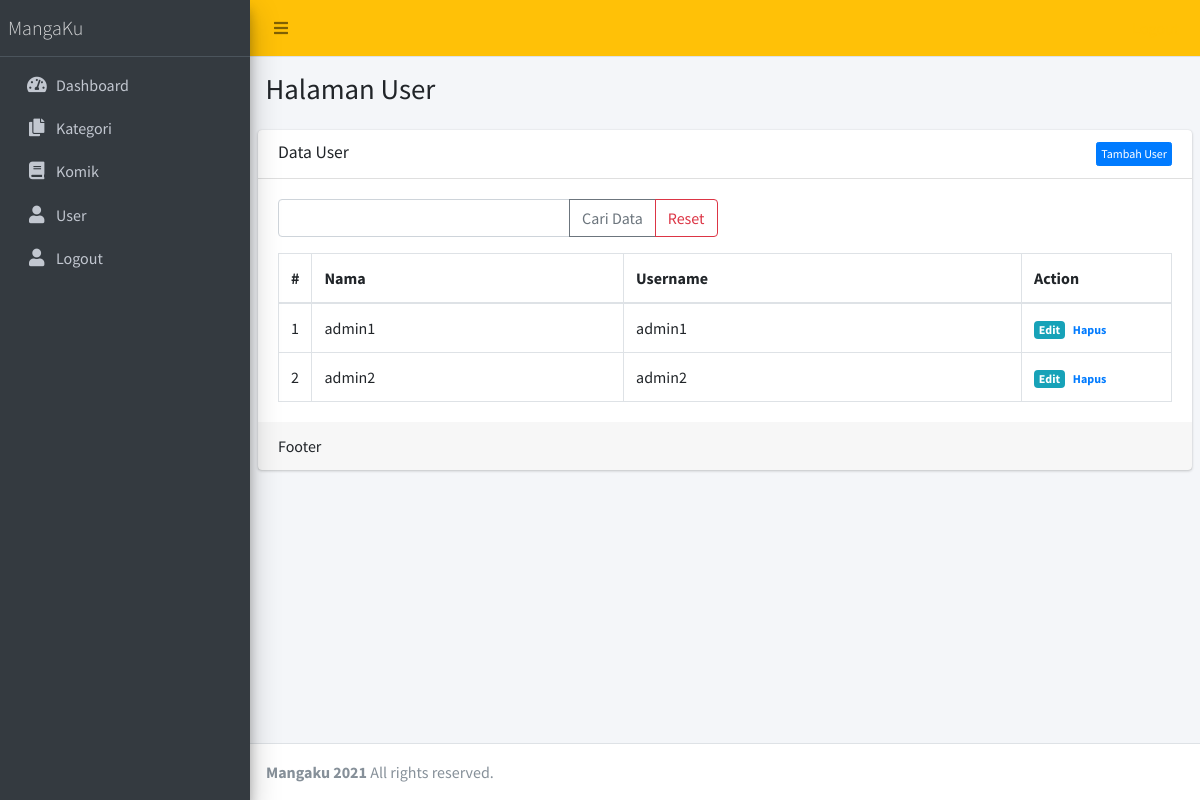
Page /public/user (signed in) on the committed database.
### tables this page shows
CREATE TABLE `user` (
  `id` int(11) NOT NULL,
  `nama` varchar(50) DEFAULT NULL,
  `username` varchar(25) NOT NULL,
  `password` varchar(8) NOT NULL
);

### app/core/Controller.php (called while the page is built, shortened)
<?php
class Controller{
    public function view($view, $data = [])
{
require_once '../app/views/' . $view . '.php';
}
public function model($model)
{
return new $model;
}
}

### app/controllers/User.php (called while the page is built, shortened)
<?php
class User extends Controller {
public function index()
{
    $data['title'] = 'Data User';
    $data['user'] = $this->model('UserModel')->getAllUser();
    $this->view('user/index', $data);
}
}

### app/core/App.php (called while the page is built, shortened)
<?php
class App{
	protected $method = 'index';
	protected $params = [];
	public function __construct(){
		$this->controller = new $this->controller;
		call_user_func_array([$this->controller, $this->method], $this->params);
	}
}

### public/index.php (called while the page is built, shortened)
<?php
$app = new App;

### app/core/Database.php (called while the page is built, shortened)
<?php
class Database{
	private $host = DB_HOST;
	private $user = DB_USER;
	private $pass = DB_PASS;
	private $dbnm = DB_NAME;
	private $dbh;
	private $stmt;
	public function __construct()
	{
		$dsn = 'mysql:host='. $this->host .';dbname='. $this->dbnm;
		$option = [
			PDO::ATTR_PERSISTENT => true,
			PDO::ATTR_ERRMODE => PDO::ERRMODE_EXCEPTION
		];
		try{
			$this->dbh = new PDO($dsn,$this->user,$this->pass, $option);
		}catch(PDOException $e){
			die($e->getMessage());
		}
	}
	public function query($query)
	{
		$this->stmt = $this->dbh->prepare($query);
	}
	public function execute()
	{
		$this->stmt->execute();
	}
	public function resultSet()
	{
		$this->execute();
		return $this->stmt->fetchAll(PDO::FETCH_ASSOC);
	}
}

### app/models/UserModel.php (called while the page is built, shortened)
<?php
class UserModel {
private $table = 'user';
private $db;
    public function __construct()
    {
$this->db = new Database;
}
public function getAllUser()
{
$this->db->query('SELECT * FROM ' . $this->table);
return $this->db->resultSet();
}
}

### app/views/user/index.php (the view, shortened to what this page needs)
<div class="content-wrapper">
<section class="content-header">
<div class="container-fluid">
<div class="row mb-2">
<div class="col-sm-6">
<h1>Halaman User</h1>
</div>
</div>
</div>
</section>
<section class="content">
<div class="card">
<div class="card-header">
<h3 class="card-title"><?= $data['title'] ?></h3> <a href="<?= base_url; ?>/user/tambah"
class="btn float-right btn-xs btn btn-primary">Tambah User</a>
</div>
<div class="card-body">
<form action="<?= base_url; ?>/user/cari" method="post">
<div class="row mb-3">
<div class="col-lg-6">
<div class="input-group">
<input type="text" class="form-control" placeholder="" name="key" >
<div class="input-group-append">
<button class="btn btn-outline-secondary" type="submit">Cari Data</button>
<a class="btn btn-outline-danger" href="<?= base_url; ?>/user" >Reset</a>
</div>
</div>
</div>
</div>
</form>
<table class="table table-bordered">
<thead>
<tr>
<th style="width: 10px">#</th>
<th>Nama</th>
<th>Username</th>
<th style="width: 150px">Action</th>
</tr>
</thead>
<tbody>
<?php $no=1; ?>
<?php foreach ($data['user'] as $row) :?>
<tr>
<td><?= $no; ?></td>
<td><?= $row['nama'];?></td>
<td><?= $row['username'];?></td>
<td>
<a href="<?= base_url; ?>/user/edit/<?= $row['id'] ?>" class="badge badge-info
">Edit</a> <a href="<?= base_url; ?>/user/hapus/<?= $row['id'] ?>" class="badge badgedanger" onclick="return confirm('Hapus data?');">Hapus</a>
</td>
</tr>
<?php $no++; endforeach; ?>
</tbody>
</table>
</div>
<div class="card-footer">
Footer
</div>
</div>
</section>
</div>

### rows in the picture
user: nama "admin1", username "admin1"
user: nama "admin2", username "admin2"

### other values in the picture
$data['title'] "Data User"
